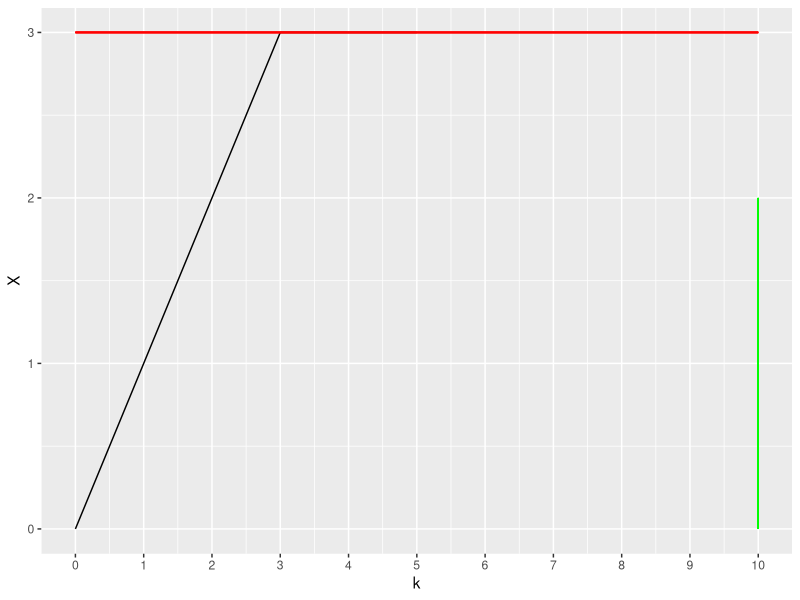
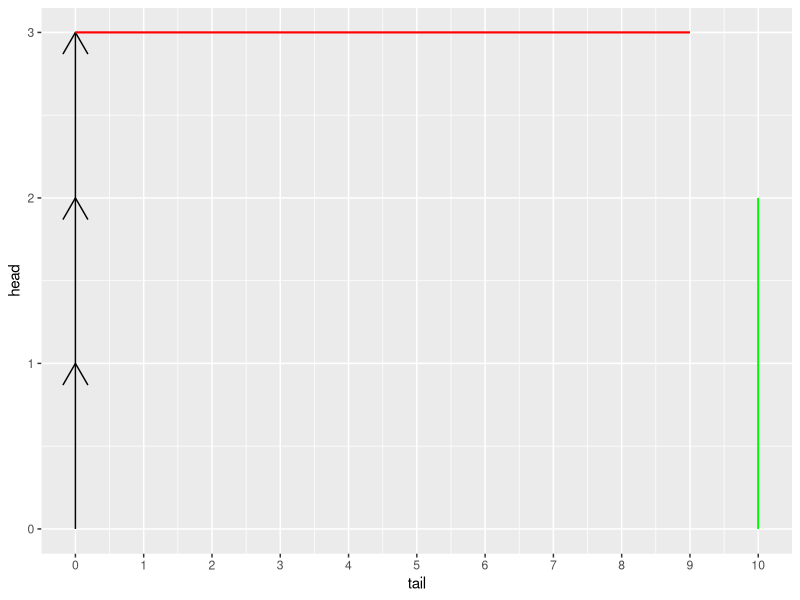
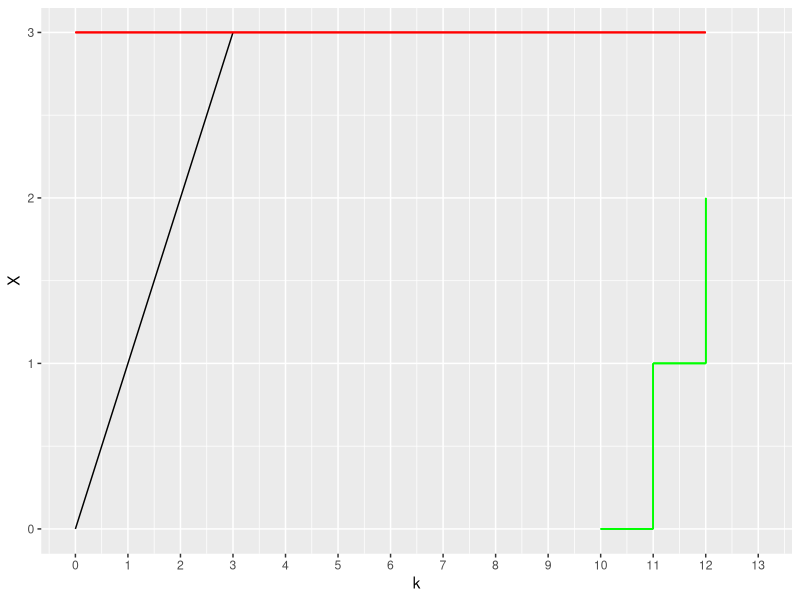

These figures' R source, in order:
library(ggplot2)
library(grid)

stairs <- function(p, xstart, xend) {
  x <- c(xstart, rep((xstart+1):xend, each=2))
  y <- rep(0:(xend-xstart), each=2)
  y <- y[-length(y)]
  for (i in 1:(length(x)-1)) {
    p <- p + geom_segment(x=x[i], y=y[i], xend=x[i+1], yend=y[i+1], 
      color="green")
  }
  p
}

s <- 3
t <- 10
flips <- rbinom(2*t, 1, 0.3)
x <- c(0, cumsum( flips))
X <- data.frame(list(X=x, k=0:(length(x)-1)))
X1 <- X[X$X <= s,]

p1 <- qplot(k, X, data=X1, geom="line") +
  scale_x_continuous(breaks=0:t, limits=c(0, t)) +
  scale_y_continuous(breaks=0:s, limits=c(0, s)) +
  geom_segment(x=0, y=s, xend=t, yend=s, color="red") + 
  geom_segment(x=t, y=0, xend=t, yend=(s-1), color="green")

ggsave("BernoulliProcess.pdf", p1, width=7, height=5)

X$head <- c(0, cumsum(flips))
X$tail<- c(0, cumsum(!(flips)))
X$headEnd <- c(X$head[-1], NA)
X$tailEnd <- c(X$tail[-1], NA)

X2 <- X[1:(min(which(X$headEnd >= s), which(X$tailEnd >= t))),]

p2 <- ggplot(data=X2) + #right, up, data=X) + #, geom="segment") +
  scale_x_continuous(breaks=0:t, limits=c(0, t)) +
  scale_y_continuous(breaks=0:s, limits=c(0, s)) +
  geom_segment(mapping=aes(x=tail, y=head, xend=tailEnd,
    yend=headEnd), arrow=arrow()) +
  geom_segment(x=0, y=s, xend=t-1, yend=s, color="red") +
  geom_segment(x=t, y=0, xend=t, yend=s-1, color="green")

ggsave("ZeltermanPlot.pdf", p2, width=7, height=5)

X3 <- X[1:(min(which(X$X >= s), which(X$tail >= t))),]
p3 <- qplot(k, X, data=X3, geom="line") +
  scale_x_continuous(breaks=0:(t+s), limits=c(0, t+s)) +
  scale_y_continuous(breaks=0:s, limits=c(0, s)) +
  geom_segment(x=0, y=s, xend=(t+s-1), yend=s, color="red") 

p3 <- stairs(p3, 10, 12)

ggsave("KanePlot.pdf", p3, width=7, height=5)
